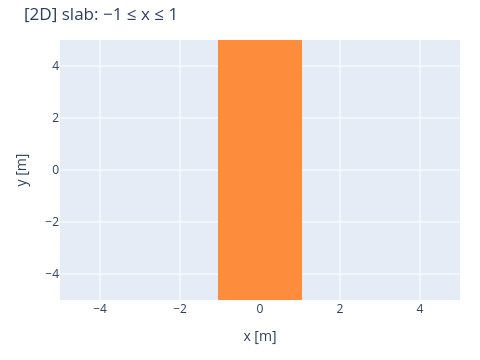
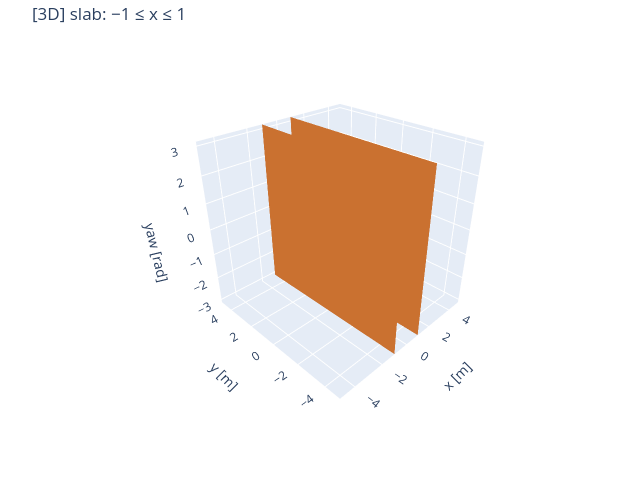

These figures' notebook cell, in order:
### Markdown cell above
## 2. `Deferred('slab', ...)` — band −1 ≤ x ≤ 1

### Code cell
S = Deferred('slab', axes=["x", "y"], normal=[1, 0], offset=[-1, 0], width=2)
ref = Inter(
    Deferred('halfspace', normal=[1, 0], offset=[-1, 0], axes=["x", "y"]),
    Deferred('halfspace', normal=[-1, 0], offset=[1, 0], axes=["x", "y"]),
)

out = S(impl)
print(f"max |slab - Inter(H1,H2)| = {maxdiff(out, ref(impl))}")
show_2d(out, "slab: −1 ≤ x ≤ 1", colorscale="Oranges")
show_3d(out, "slab: −1 ≤ x ≤ 1", colorscale="Oranges")

### Figure 1 — Plotly figure (JSON) as saved in the notebook; plotly's stock layout.template omitted (floating-point values rounded to 4 significant figures; data arrays with more than 128 entries replaced by an {"elided": "..."} marker saying what was removed)
{"data": [{"colorscale": [[0, "rgb(255,245,235)"], [0.125, "rgb(254,230,206)"], [0.25, "rgb(253,208,162)"], [0.375, "rgb(253,174,107)"], [0.5, "rgb(253,141,60)"], [0.625, "rgb(241,105,19)"], [0.75, "rgb(217,72,1)"], [0.875, "rgb(166,54,3)"], [1, "rgb(127,39,4)"]], "showscale": false, "type": "heatmap", "x": {"elided": "625 float values"}, "y": {"elided": "625 float values"}, "z": {"elided": "625 float values"}, "zmax": 1, "zmin": 0}], "layout": {"height": 360, "title": {"text": "[2D] slab: −1 ≤ x ≤ 1"}, "width": 480, "xaxis": {"range": [-5, 5], "showline": false, "showticklabels": true, "title": {"text": "x [m]"}, "zeroline": false}, "yaxis": {"range": [-5, 5], "showline": false, "showticklabels": true, "title": {"text": "y [m]"}, "zeroline": false}}}

### Figure 2 — Plotly figure (JSON) as saved in the notebook; plotly's stock layout.template omitted (floating-point values rounded to 4 significant figures; data arrays with more than 128 entries replaced by an {"elided": "..."} marker saying what was removed)
{"data": [{"caps": {"x": {"show": false}, "y": {"show": false}, "z": {"show": false}}, "colorscale": [[0, "rgb(255,245,235)"], [0.125, "rgb(254,230,206)"], [0.25, "rgb(253,208,162)"], [0.375, "rgb(253,174,107)"], [0.5, "rgb(253,141,60)"], [0.625, "rgb(241,105,19)"], [0.75, "rgb(217,72,1)"], [0.875, "rgb(166,54,3)"], [1, "rgb(127,39,4)"]], "isomax": 0, "isomin": 0, "showscale": false, "surface": {"count": 1}, "type": "isosurface", "value": {"elided": "7500 float values"}, "x": {"elided": "7500 float values"}, "y": {"elided": "7500 float values"}, "z": {"elided": "7500 float values"}}], "layout": {"height": 480, "scene": {"aspectmode": "cube", "camera": {"eye": {"x": -1.531, "y": -1.531, "z": 1.25}}, "xaxis": {"range": [-5, 5], "title": {"text": "x [m]"}}, "yaxis": {"range": [-5, 5], "title": {"text": "y [m]"}}, "zaxis": {"range": [-3.142, 3.142], "title": {"text": "yaw [rad]"}}}, "title": {"text": "[3D] slab: −1 ≤ x ≤ 1"}, "width": 640}}
